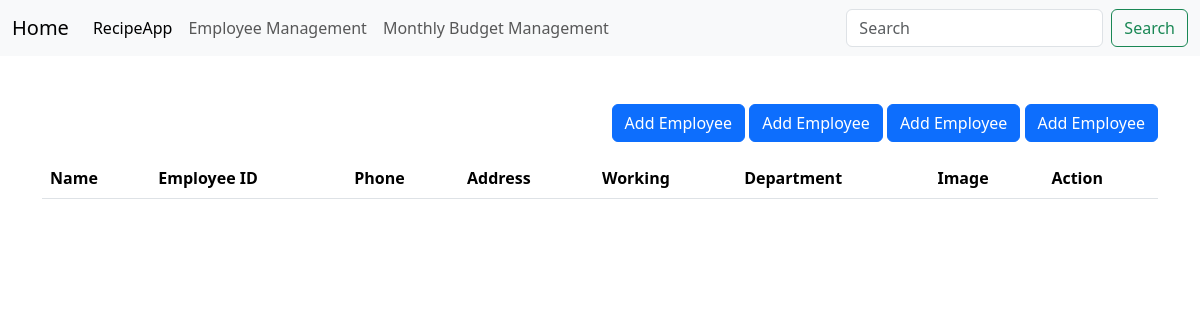
/emp_home/, run on an earlier commit of the app's database.
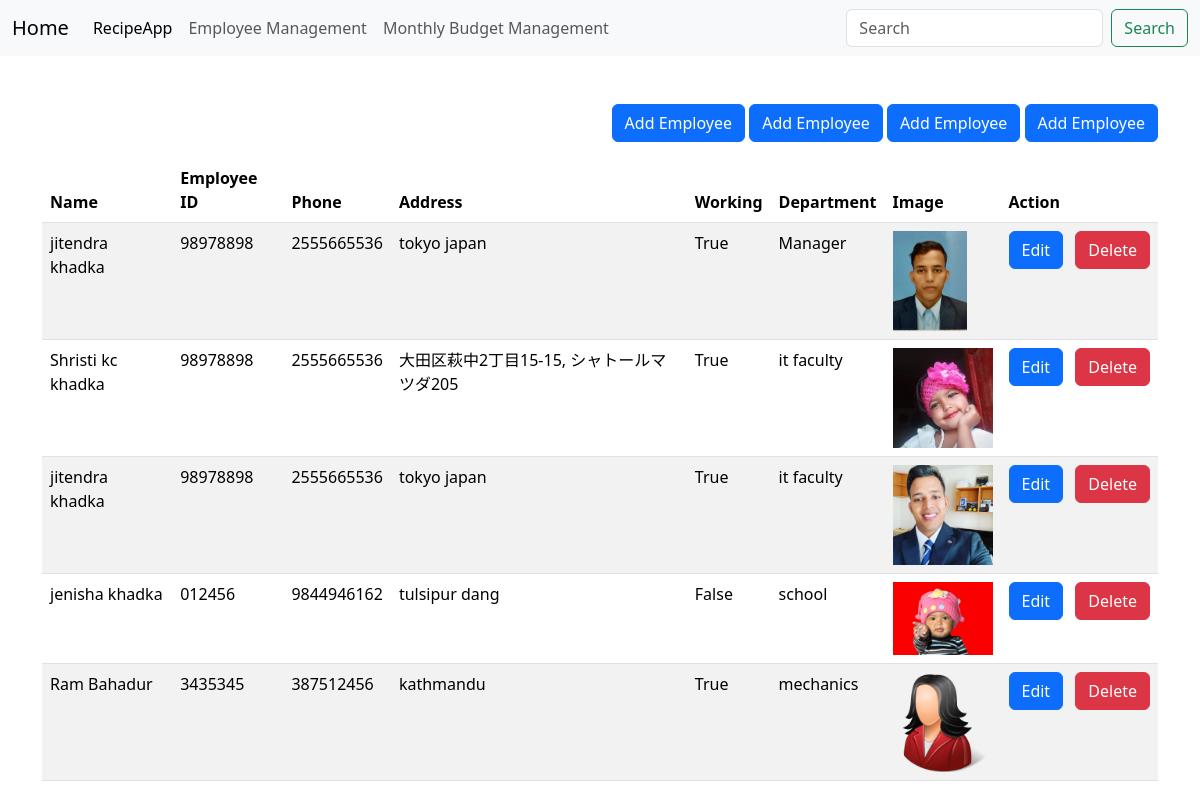
And on a later commit of the database.
### employeemanagement/models.py (models this page shows, shortened)
class Employee(models.Model):
    employee_name = models.CharField(max_length = 100)
    employee_id = models.CharField(max_length = 100)
    phone = models.CharField(max_length = 10)
    address = models.CharField(max_length = 100)
    working = models.BooleanField(default = True)
    department = models.CharField(max_length = 10)
    image = models.ImageField(upload_to="employee/")

### employeemanagement/views.py (the view)
# urls.py: path('emp_home/',emp_home,name ='emp_home'),
def emp_home(request):
    if request.method == 'POST':
        form = Employee(request.POST, request.FILES)
        if form.is_valid():
            form.save()
            return redirect('/vegapp/')  # Redirect to a success page
    else:
        form = Employee()
    queryset = Employee.objects.all()
    context = {'employee':queryset}
    return render(request, 'emp_home.html',context)

### employeemanagement/templates/emp_home.html (shortened to what this page needs)
{% extends "base.html" %}
{% block start %}
<div class="container mt-5">
    <div class="text-end mb-3">
        <a href="/add_employee/" class="btn btn-primary">Add Employee</a>
        <a href="/add_employee/" class="btn btn-primary">Add Employee</a>
        <a href="/add_employee/" class="btn btn-primary">Add Employee</a>
        <a href="/add_employee/" class="btn btn-primary">Add Employee</a>
    </div>
    <div class="table-responsive">
        <table class="table table-striped">
            <thead>
                <tr>
                    <th>Name</th>
                    <th>Employee ID</th>
                    <th>Phone</th>
                    <th>Address</th>
                    <th>Working</th>
                    <th>Department</th>
                    <th>Image</th>
                    <th>Action</th>
                </tr>
            </thead>
            <tbody>
                {% for emp in employee %}
                <tr>
                    <td>{{ emp.employee_name }}</td>
                    <td>{{ emp.employee_id }}</td>
                    <td>{{ emp.phone }}</td>
                    <td>{{ emp.address }}</td>
                    <td>{{ emp.working }}</td>
                    <td>{{ emp.department }}</td>
                    <td><img src="{{ emp.image.url }}" alt="{{ emp.employee_name }}" style="max-width: 100px; max-height: 100px;"></td>
                    <td style="white-space: nowrap;">
                        <a href="/update_employee/{{emp.id}}/" class="btn btn-primary me-2">Edit</a>
                        <a href="#" class="btn btn-danger" onclick="confirmDelete({{ emp.id }})">Delete</a>
                    </td>
                </tr>
                {% endfor %}
            </tbody>
        </table>
    </div>
</div>
{% endblock %}

### templates/base.html (shortened to what this page needs)
<!doctype html>
<html lang="en">
<head>
  <link href="https://cdn.jsdelivr.net/npm/bootstrap@5.3.3/dist/css/bootstrap.min.css" rel="stylesheet"
>
</head>
<body>
  <nav class="navbar navbar-expand-lg bg-body-tertiary">
    <div class="container-fluid">
      <a class="navbar-brand" href="#">Home</a>
      <div class="collapse navbar-collapse" id="navbarSupportedContent">
        <ul class="navbar-nav me-auto mb-2 mb-lg-0">
          <li class="nav-item">
            <a class="nav-link active" aria-current="page" href="/vegapp/">RecipeApp</a>
          </li>
          <li class="nav-item">
            <a class="nav-link" href="/emp_home/">Employee Management</a>
          </li>
          <li class="nav-item">
            <a class="nav-link" href="/budget_home/">Monthly Budget Management</a>
          </li>
        </ul>
        <form class="d-flex" role="search">
          <input class="form-control me-2" type="search" placeholder="Search" aria-label="Search">
          <button class="btn btn-outline-success" type="submit">Search</button>
        </form>
      </div>
    </div>
  </nav>
  {% block start %}
  {% endblock %}
</body>
</html>

What changed in the data, as far as the page shows it:
added Employee: employee_name "jitendra khadka", employee_id "98978898", phone "2555665536", address "tokyo japan", working "True", department "Manager", image (picture)
added Employee: employee_name "Shristi kc khadka", employee_id "98978898", phone "2555665536", address "大田区萩中2丁目15-15, シャトールマツダ205", working "True", department "it faculty", image (picture)
added Employee: employee_name "jitendra khadka", employee_id "98978898", phone "2555665536", address "tokyo japan", working "True", department "it faculty", image (picture)
added Employee: employee_name "jenisha khadka", employee_id "012456", phone "9844946162", address "tulsipur dang", working "False", department "school", image (picture)
added Employee: employee_name "Ram Bahadur", employee_id "3435345", phone "387512456", address "kathmandu", working "True", department "mechanics", image (picture)
